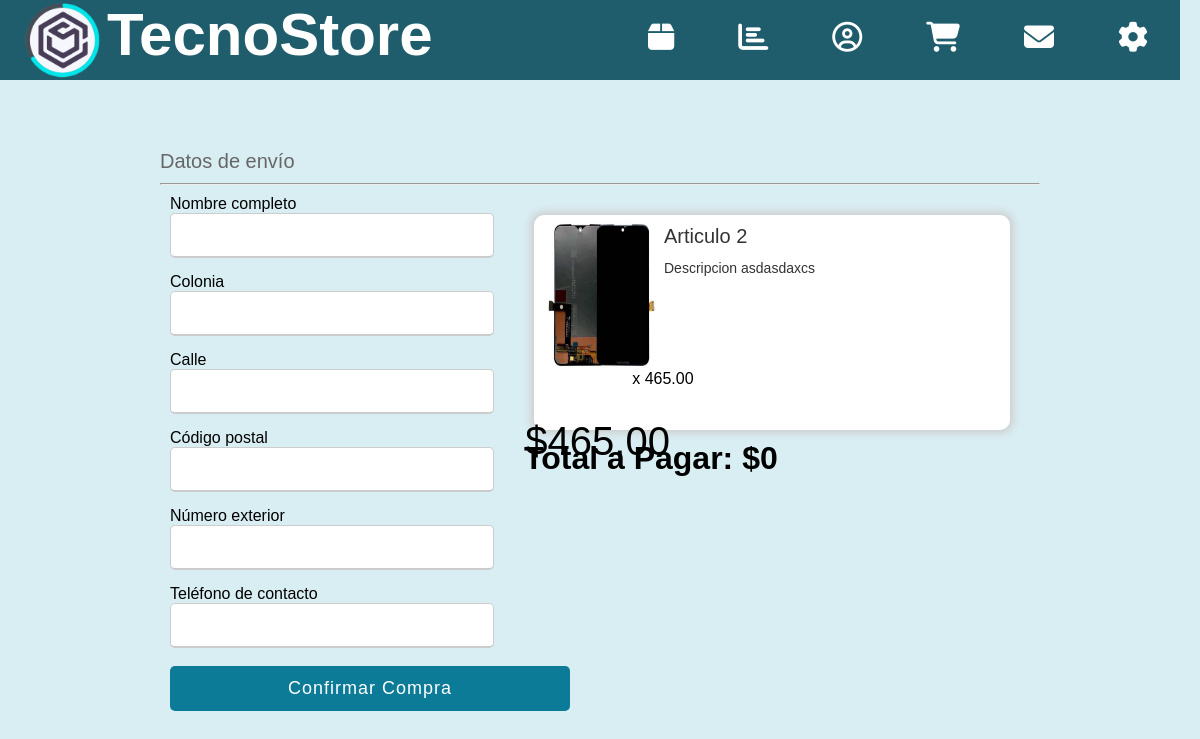
The app's page /TecnoStore/datos_envio.php?p=2 (signed in), older data.
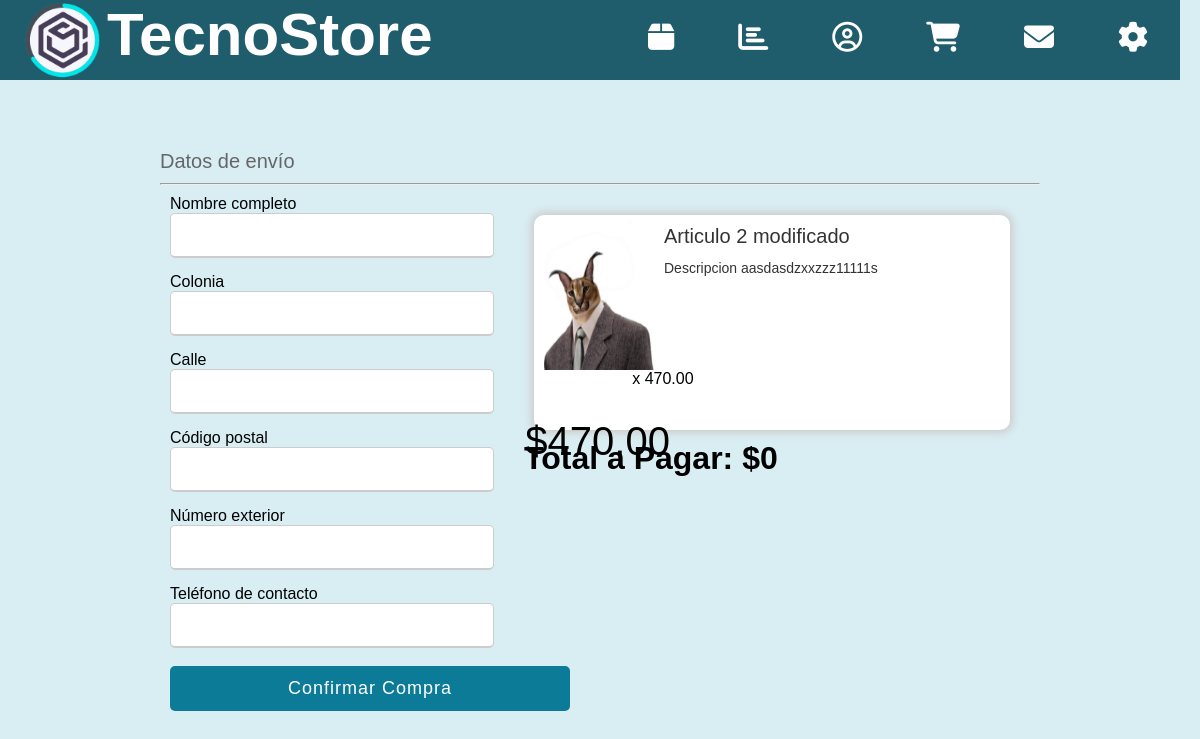
The same page, newer data.
### tables this page shows
CREATE TABLE `t_productos` (
  `ID` int(11) NOT NULL,
  `Nombre` varchar(50) DEFAULT NULL,
  `Descripcion` varchar(100) DEFAULT NULL,
  `Precio` double(15,2) DEFAULT NULL,
  `Cantidad` int(11) NOT NULL DEFAULT 0,
  `Estado` int(11) NOT NULL DEFAULT 1,
  `Imagen` varchar(255) DEFAULT NULL,
  `Vendidos` int(11) NOT NULL DEFAULT 0,
  `Ganancias` double(15,2) NOT NULL DEFAULT 0.00
);

### TecnoStore/datos_envio.php (the view, shortened to what this page needs)
<?php
    include_once('Servicios/conexion2.php');
    $p = $_GET['p'];
    $cArticulos = $_GET['cArticulos'];;
    $sql_productos = "SELECT * FROM t_productos WHERE ID='$p'";
    $sentencia_productos= $pdo->prepare($sql_productos);
    $sentencia_productos->execute();
    $resultado_productos=$sentencia_productos->fetchAll();
    $id = $_SESSION['id'];
    $nivel = $_SESSION['nivel'];
    $i = 0;
    $total = 0;
?>
<!DOCTYPE html>
<html lang="es">
<head>
    <link rel="stylesheet" href="CSS/index.css">
    <link rel="stylesheet" href="CSS/gestor.css">
</head>
<body onload="Load(<?php echo $id; ?>);">
    <nav id="nav">
        <ul><a href="index.php?pagina=1" title="Inicio"><img src="IMG/TS_Logo.png"></a></ul>
        <ul><li><h1>TecnoStore</h1></li></ul>
        <ul>
            <div class="options-place">
                <?php
                    if ($nivel == '1' || $nivel == '2'){
                        echo '<li><a href="gestor.php" title="Gestor"><i class="fas fa-box"></i></a></li>';
                        echo '<li><a href="reportes.php" title="Reportes"><i class="fas fa-chart-bar"></i></a></li>';
                    }
                ?>
                <li><a href="" title="Perfil"><i class="far fa-user-circle"></i></a>
                </li>
                <li><a href="carrito.php" title="Carrito"><i class="fas fa-shopping-cart"></i></a></li>
                <li><a href="contacto.php" title="Contacto"><i class="fas fa-envelope"></i></a></li>
                <li><a href="configuracion.php" title="Configuración"><i class="fas fa-cog"></i></a></li>
            </div>
        </ul>
    </nav>
    <div class="main-content">
        <div class="title-section">Datos de envío</div>
        <hr>
        <form id="productForm" action="Servicios/buy_products.php?producto=<?php echo $_GET['p']?>&qCompra=<?php echo $_GET['cArticulos']?>" method="POST" enctype="multipart/form-data">
            <div class="container">
                <div class="left-content">
                    <div class="input-box">
                        <span class="details">Nombre completo</span>
                        <input type="text" id="nombre" name="nombre" required>
                    </div>
                    <div class="input-box">
                        <span class="details">Colonia</span>
                        <input type="text" id="nombre" name="nombre" required>
                    </div>
                    <div class="input-box">
                        <span class="details">Calle</span>
                        <input type="text" id="nombre" name="nombre" required>
                    </div>
                    <div class="input-box">
                        <span class="details">Código postal</span>
                        <input type="text" id="nombre" name="nombre" required>
                    </div>
                    <div class="input-box">
                        <span class="details">Número exterior</span>
                        <input type="text" id="nombre" name="nombre" required>
                    </div>
                    <div class="input-box">
                        <span class="details">Teléfono de contacto</span>
                        <input type="text" id="nombre" name="nombre" required>
                    </div>
                    <div class="button">
                        <input type="submit" name="confirmar" value="Confirmar Compra">
                    </div>
                </div>
                <div class="right-content">
                    <div class="content-page">
                        <div class="productos-lista">
                            <?php foreach($resultado_productos as $producto): $i++;?>
                                <div class="productos-caja">
                                    <div class="producto">
                                        <img src="Uploads/<?php echo $producto['Imagen'] ?>">
                                        <div class="detalles-medio">
                                            <div class="detalles-titulo" id="text"><?php echo $producto['Nombre'] ?></div>
                                            <div class="detalles-descripcion"><?php echo $producto['Descripcion'] ?></div>
                                        </div>
                                        <div class="detalles-precio">$<?php echo $producto['Precio']?></div>
                                        <div class="detalles-cantidad"><?php echo $cArticulos ?> x <?php echo $producto['Precio'] ?> </div>
                                        <?php $total += $producto['Precio'] * $cArticulos?>
                                    </div>
                                </div>
                                <h1>Total a Pagar: $<?php echo $total?></h1>
                            <?php endforeach ?>
                        </div>
                    </div>
                </div>
            </div>
        </form>
    </div>
</body>
</html>

Row changes from the older to the newer data that the page shows:
changed t_productos: Imagen: a different picture; Nombre "Articulo 2" → "Articulo 2 modificado"; Descripcion "Descripcion asdasdaxcs" → "Descripcion aasdasdzxxzzz11111s"; Precio "465.00" → "470.00"
